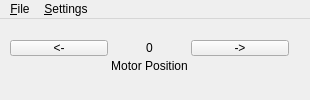
<?xml version="1.0" encoding="UTF-8"?>
<ui version="4.0">
 <class>MainWindow</class>
 <widget class="QMainWindow" name="MainWindow">
  <property name="geometry">
   <rect>
    <x>0</x>
    <y>0</y>
    <width>310</width>
    <height>100</height>
   </rect>
  </property>
  <property name="sizePolicy">
   <sizepolicy hsizetype="Fixed" vsizetype="Fixed">
    <horstretch>0</horstretch>
    <verstretch>0</verstretch>
   </sizepolicy>
  </property>
  <property name="minimumSize">
   <size>
    <width>310</width>
    <height>100</height>
   </size>
  </property>
  <property name="maximumSize">
   <size>
    <width>310</width>
    <height>100</height>
   </size>
  </property>
  <property name="windowTitle">
   <string>Stepper Motor Interface</string>
  </property>
  <property name="windowIcon">
   <iconset resource="Resources/Resources.qrc">
    <normaloff>:/Images/Icons/Yellow (4).png</normaloff>:/Images/Icons/Yellow (4).png</iconset>
  </property>
  <property name="unifiedTitleAndToolBarOnMac">
   <bool>false</bool>
  </property>
  <widget class="QWidget" name="centralWidget">
   <widget class="QWidget" name="gridLayoutWidget">
    <property name="geometry">
     <rect>
      <x>10</x>
      <y>10</y>
      <width>290</width>
      <height>56</height>
     </rect>
    </property>
    <layout class="QGridLayout" name="gridLayout">
     <property name="sizeConstraint">
      <enum>QLayout::SetDefaultConstraint</enum>
     </property>
     <property name="leftMargin">
      <number>0</number>
     </property>
     <property name="horizontalSpacing">
      <number>3</number>
     </property>
     <property name="verticalSpacing">
      <number>2</number>
     </property>
     <item row="3" column="0">
      <spacer name="horizontalSpacer_2">
       <property name="orientation">
        <enum>Qt::Horizontal</enum>
       </property>
       <property name="sizeHint" stdset="0">
        <size>
         <width>40</width>
         <height>20</height>
        </size>
       </property>
      </spacer>
     </item>
     <item row="1" column="0">
      <widget class="QPushButton" name="pushButton_2">
       <property name="text">
        <string>&lt;-</string>
       </property>
      </widget>
     </item>
     <item row="1" column="2">
      <widget class="QPushButton" name="pushButton">
       <property name="text">
        <string>-&gt;</string>
       </property>
      </widget>
     </item>
     <item row="3" column="1">
      <widget class="QLabel" name="label">
       <property name="text">
        <string>Motor Position</string>
       </property>
       <property name="alignment">
        <set>Qt::AlignCenter</set>
       </property>
      </widget>
     </item>
     <item row="1" column="1">
      <layout class="QHBoxLayout" name="horizontalLayout">
       <item>
        <widget class="QLabel" name="lblMotorPosition">
         <property name="sizePolicy">
          <sizepolicy hsizetype="Preferred" vsizetype="Preferred">
           <horstretch>0</horstretch>
           <verstretch>0</verstretch>
          </sizepolicy>
         </property>
         <property name="maximumSize">
          <size>
           <width>300</width>
           <height>100</height>
          </size>
         </property>
         <property name="text">
          <string>0</string>
         </property>
         <property name="alignment">
          <set>Qt::AlignCenter</set>
         </property>
        </widget>
       </item>
      </layout>
     </item>
     <item row="3" column="2">
      <spacer name="horizontalSpacer_3">
       <property name="orientation">
        <enum>Qt::Horizontal</enum>
       </property>
       <property name="sizeHint" stdset="0">
        <size>
         <width>40</width>
         <height>20</height>
        </size>
       </property>
      </spacer>
     </item>
    </layout>
   </widget>
  </widget>
  <widget class="QMenuBar" name="menuBar">
   <property name="geometry">
    <rect>
     <x>0</x>
     <y>0</y>
     <width>310</width>
     <height>27</height>
    </rect>
   </property>
   <widget class="QMenu" name="menu_File">
    <property name="title">
     <string>&amp;File</string>
    </property>
    <addaction name="action_Exit"/>
   </widget>
   <widget class="QMenu" name="menu_Settings">
    <property name="title">
     <string>&amp;Settings</string>
    </property>
    <addaction name="action_Configure_Coils"/>
    <addaction name="actionUse_NOT_Gates"/>
   </widget>
   <addaction name="menu_File"/>
   <addaction name="menu_Settings"/>
  </widget>
  <action name="action_Exit">
   <property name="text">
    <string>&amp;Exit</string>
   </property>
  </action>
  <action name="action_Configure_Coils">
   <property name="text">
    <string>&amp;Configure Coils</string>
   </property>
  </action>
  <action name="actionUse_NOT_Gates">
   <property name="checkable">
    <bool>true</bool>
   </property>
   <property name="text">
    <string>Use &amp;NOT Gates</string>
   </property>
  </action>
 </widget>
 <layoutdefault spacing="6" margin="11"/>
 <resources>
  <include location="Resources/Resources.qrc"/>
 </resources>
 <connections/>
</ui>
